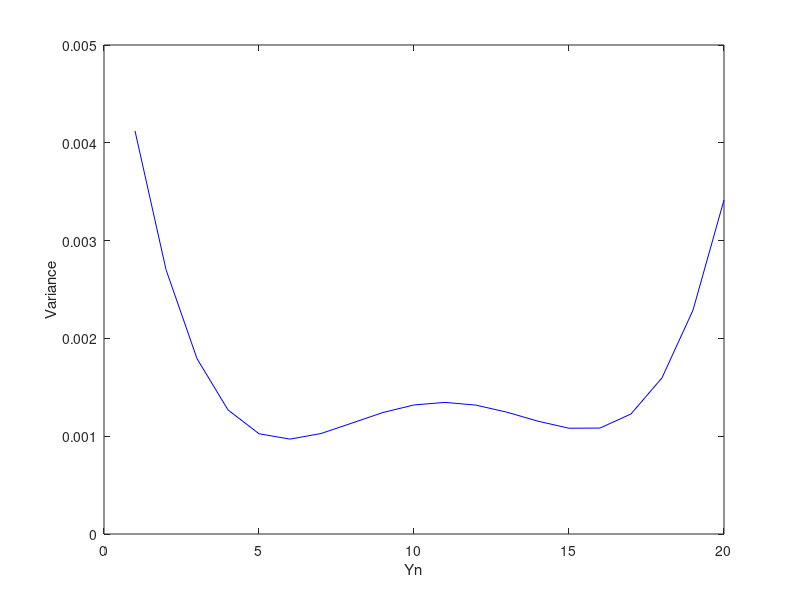
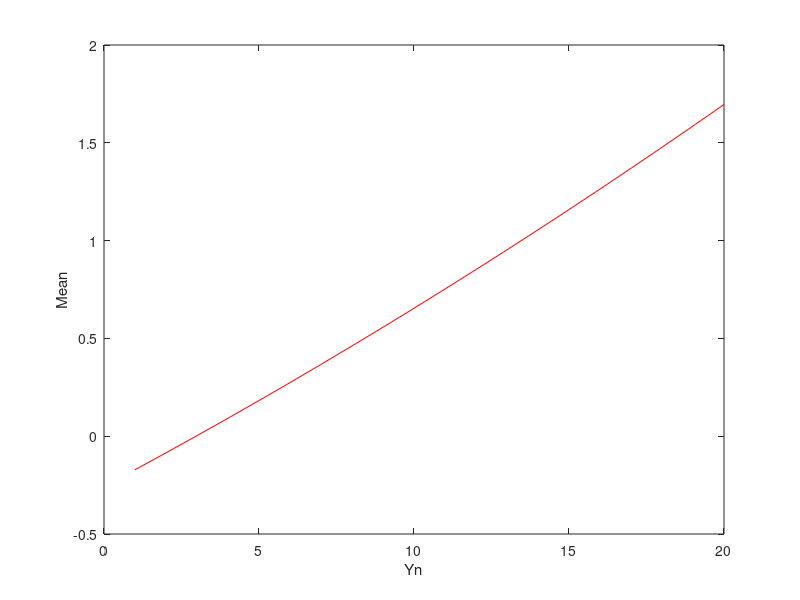
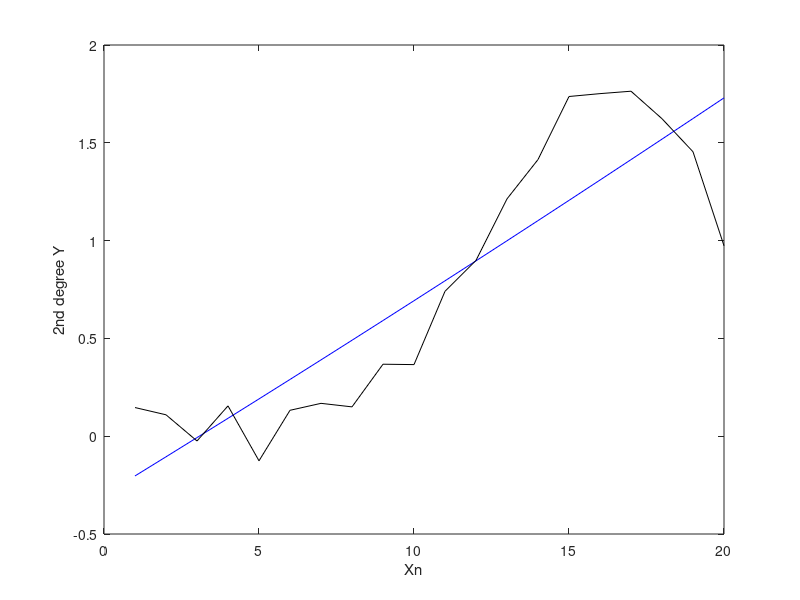
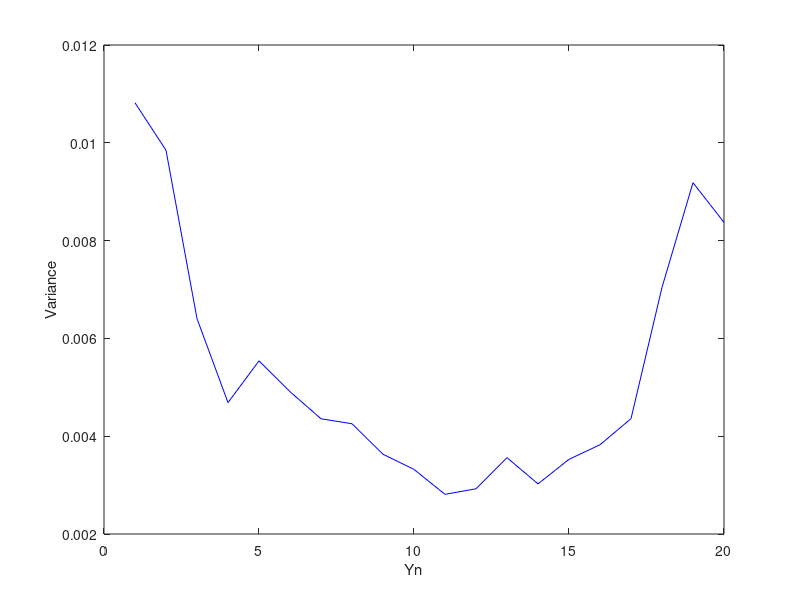

Here is the MATLAB script that generated these plots, in order:
close all; clc; clear;

% VARIABLES %
N = 20;
xmin = 0;
xmax = 2;
sigma = sqrt(0.1);
mu = 0;
theta = [0.2; -1; 0.9; 0.7; 0 ; -0.2];
x = linspace(xmin,xmax,N).';
% --------- %

X = [ones(size(x)) x power(x,2) power(x,3) power(x,4) power(x,5)];

second_degree_X = [ones(size(x)) x power(x,2)];
tenth_degree_X = [ones(size(x)) x power(x,2) power(x,3) power(x,4) power(x,5) power(x,6) power(x,7) power(x,8) power(x,9) power(x,10)];

variance = 0;

all_Y_matrix = zeros(N,100);

for i = 1:100
    
    H = mu + 0.1*randn(N,1); % NOISE 
    Y = (X * theta) + H;
    least_squares =  inv((X.' * X))  * (X.' * Y(:));
    Y_new = X * least_squares;

    second_degree_least_squares =  inv((second_degree_X.' * second_degree_X))  * (second_degree_X.' * Y(:));
    second_degree_Y = second_degree_X * second_degree_least_squares;
    
    all_Y_matrix(:,i) =  second_degree_Y;

end

mean_vector = mean(all_Y_matrix,2);
variance_vector = var(all_Y_matrix,1,2);
disp(mean_vector);

figure();
plot(variance_vector,'-b');
xlabel('Yn');
ylabel('Variance');

figure();
plot(mean_vector,'-r');
xlabel('Yn');
ylabel('Mean');

figure();
plot(second_degree_Y,'-b');
hold on;
plot(Y,'-k');
xlabel('Xn');
ylabel('2nd degree Y');
hold off;
%disp(mean_vector);

mse = immse(Y , second_degree_Y);
fprintf(' The mean-squared error is:  %f\n', mse);

all_Y_matrix = zeros(N,100);

for i = 1:100
    
    H = mu + 0.1*randn(N,1); % NOISE 
    Y = (X * theta) + H;
    tenth_degree_least_squares =  inv((tenth_degree_X.' * tenth_degree_X))  * (tenth_degree_X.' * Y(:));
    tenth_degree_Y = tenth_degree_X * tenth_degree_least_squares;
    all_Y_matrix(:,i) =  tenth_degree_Y;

end

mean_vector = mean(all_Y_matrix,2);
variance_vector = var(all_Y_matrix,1,2);
disp(mean_vector);


figure();
plot(variance_vector,'-b');
xlabel('Yn');
ylabel('Variance');

figure();
plot(mean_vector,'-r');
xlabel('Yn');
ylabel('Mean');

figure();
plot(tenth_degree_Y,'-b');
hold on;
plot(Y,'-k');
xlabel('Xn');
ylabel('2nd degree Y');
hold off;

mse = immse(Y , tenth_degree_Y);
fprintf(' The mean-squared error is:  %f\n', mse);

